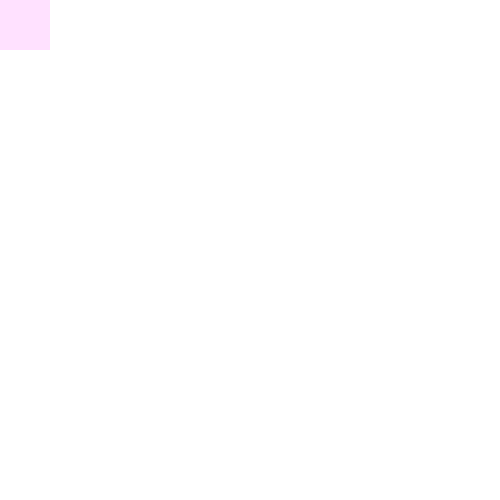
Frame 1 (no input)
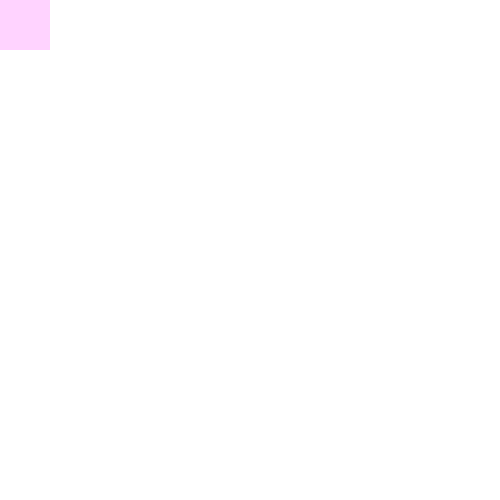
Frame 60 (the mouse pressed at the canvas centre just before this capture)
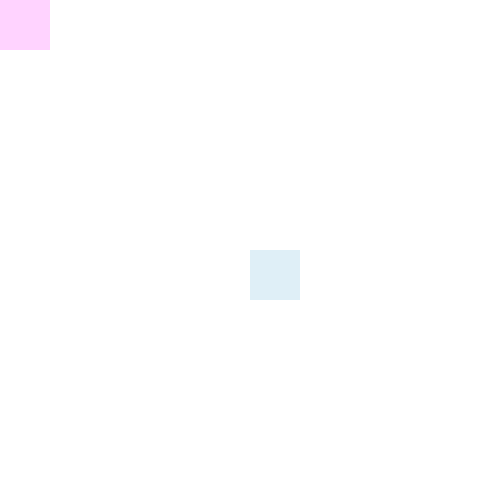
Frame 120 (the mouse held since frame 60 and released just before this capture)

The Processing sketch that drew these frames (run headless with seeded random() and noise(); from frame 60 on, the mouse is pressed at the canvas centre):

// Processing sketch: processing_134648
// ── processing_134648.pde

void setup() {
  size(500, 500);
  background(255);
}

void mouseClicked(){
  setup();
}

void draw() {
  
noStroke();

fill( random(200, 300), random(200, 300), random(200, 300) );
rect(mouseX, mouseY, 50, 50);


}
